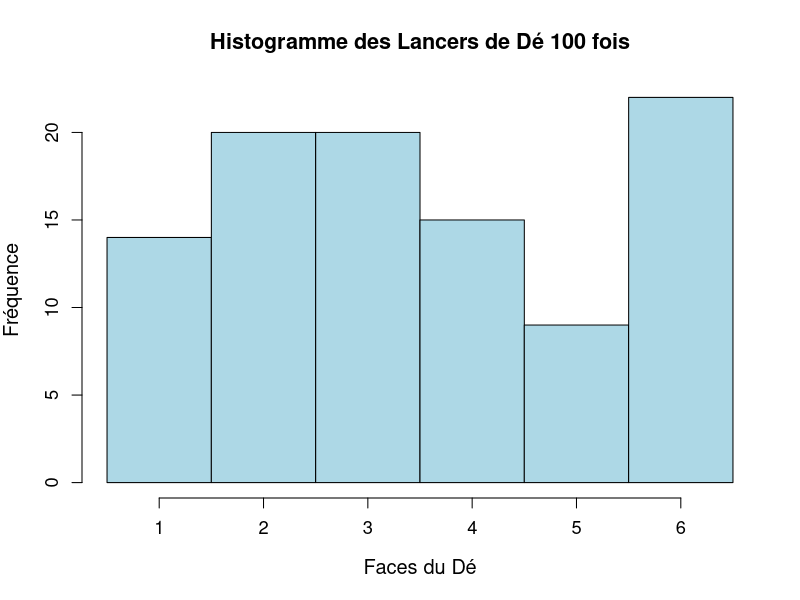
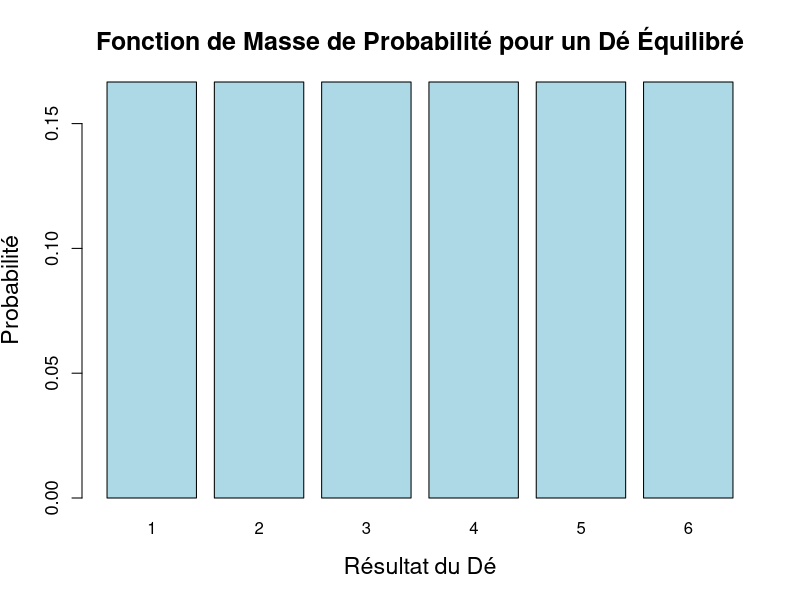
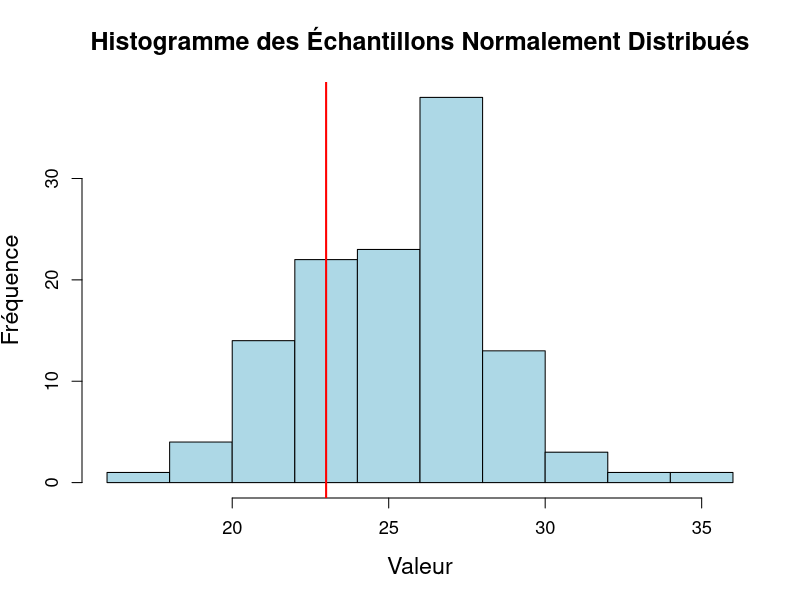
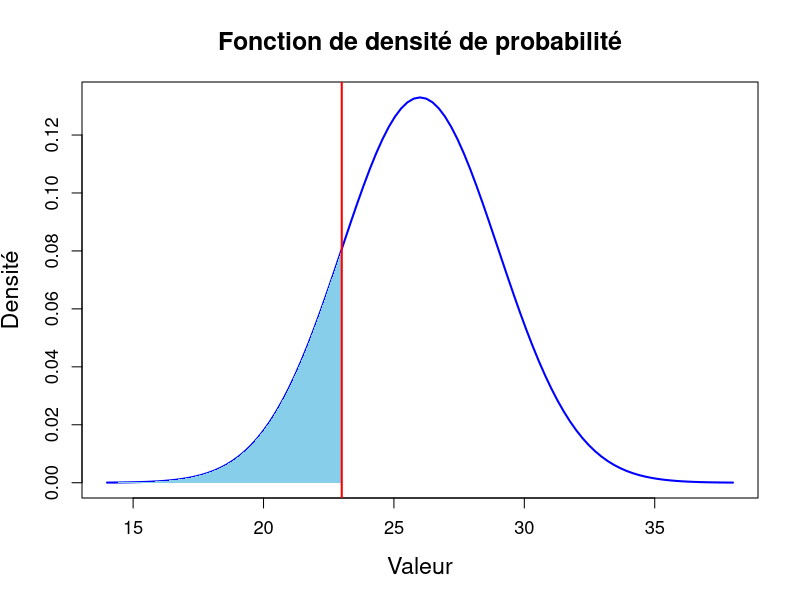

Write the R code that produced these figures, in order.
## ---- chunk 1
options(tinytex.verbose = TRUE)
## ---- chunk 2
pmf_coin_flip <- function(p) {
    if (p < 0 || p > 1) { stop() }
    pmf <- c(Pile = p, Face = 1 - p)
    return(pmf)
}
## ---- chunk 3
pmf_coin_flip(0.5) 
## ---- chunk 4
simulate_coin_flips <- function(num_flips, p) {
    pmf <- pmf_coin_flip(p)
    outcomes <- names(pmf)
    probabilities <- as.numeric(pmf)
    flips <- sample(outcomes, size = num_flips, 
                    replace = TRUE, 
                    prob = probabilities)
    return(flips)
}
## ---- chunk 5
simulate_coin_flips(7, 0.5)
## ---- chunk 6
simulate_dice_rolls <- function(num_rolls) {
  
    # Résultats possibles : 1, 2, 3, 4, 5, 6
    outcomes <- 1:6
    
    # Chaque résultat a une probabilité égale
    probabilities <- rep(1/6, 6)
    
    # Simulation de lancer un dé
    rolls <- sample(outcomes, size = num_rolls, 
                    replace = TRUE, 
                    prob = probabilities)
    return(rolls)
}
## ---- chunk 7
simulate_dice_rolls(20)
## ---- chunk 8
rolls <- simulate_dice_rolls(100)
hist(rolls, breaks = seq(0.5, 6.5, 1), 
     main = "Histogramme des Lancers de Dé 100 fois", 
     xlab = "Faces du Dé", ylab = "Fréquence", 
     col = "lightblue", border = "black",
     cex.main = 1.3, cex.lab = 1.2, cex.axis = 1.1)
## ---- chunk 9
# Possible outcomes of a dice roll
outcomes <- 1:6

# Probabilities for each outcome (fair dice)
probabilities <- rep(1/6, 6)

# Create a bar plot for the PMF
barplot(probabilities, names.arg = outcomes, 
        main = "Fonction de Masse de Probabilité pour un Dé Équilibré", 
        xlab = "Résultat du Dé", ylab = "Probabilité", 
        col = "lightblue", ylim = c(0, 1/6),
        cex.main = 1.5, cex.lab = 1.4, cex.axis = 1.1)
## ---- chunk 10
# Set parameters
n_samples <- 120
mean_value <- 26
sd_value <- 3

# Generate random samples
random_samples <- rnorm(n_samples, mean = mean_value, sd = sd_value)

# Round the samples to the nearest whole number
rounded_samples <- round(random_samples)

# Print 15 figures per line
for (i in seq_along(rounded_samples)) {
  cat(rounded_samples[i])
  if (i %% 15 == 0) {
    # Add a new line after every 13th figure
    cat("\n")
  } else {
    # Add a space after figures that are not the 15th in a line
    cat(" ")
  }
}
## ---- chunk 11
hist(random_samples, 
     main = "Histogramme des Échantillons Normalement Distribués", 
     xlab = "Valeur", ylab = "Fréquence", 
     col = "lightblue", border = "black",
     cex.main = 1.5, cex.lab = 1.4, cex.axis = 1.1)
abline(v = 23, col = "red", lwd = 2)
## ---- chunk 12
# Set parameters
mean_value <- 26
sd_value <- 3

# Define the range for x values
x_range <- seq(mean_value - 4 * sd_value, mean_value + 4 * sd_value, length.out = 100)

# Plot the PDF
curve(dnorm(x, mean = mean_value, sd = sd_value), 
      from = mean_value - 4 * sd_value, 
      to = mean_value + 4 * sd_value, 
      main = "Fonction de densité de probabilité", 
      xlab = "Valeur", ylab = "Densité", 
      col = "blue", lwd = 2,
      cex.main = 1.5, cex.lab = 1.4, cex.axis = 1.1)

# Highlight area under the curve to the left of x = 23
x_fill <- seq(mean_value - 4 * sd_value, 23, length.out = 100)
y_fill <- dnorm(x_fill, mean = mean_value, sd = sd_value)
polygon(c(x_fill, 23, mean_value - 4 * sd_value), c(y_fill, 0, 0), col = "skyblue", border = NA)

# Add a vertical line at x = 23
abline(v = 23, col = "red", lwd = 2)
